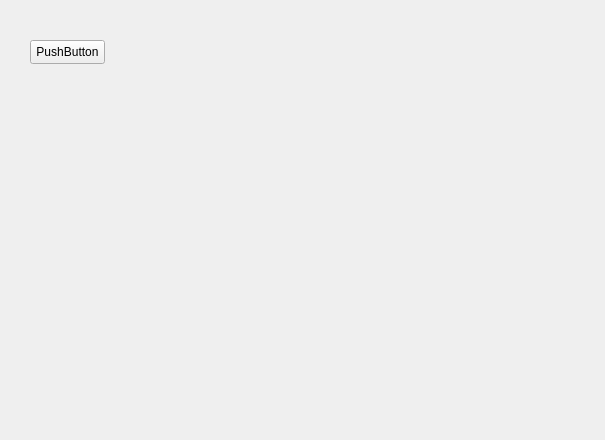
<?xml version="1.0" encoding="UTF-8"?>
<ui version="4.0">
 <class>CardCounterPRO</class>
 <widget class="QWidget" name="CardCounterPRO">
  <property name="geometry">
   <rect>
    <x>0</x>
    <y>0</y>
    <width>605</width>
    <height>440</height>
   </rect>
  </property>
  <property name="windowTitle">
   <string>CardCounterPRO</string>
  </property>
  <widget class="QPushButton" name="pushButton">
   <property name="geometry">
    <rect>
     <x>30</x>
     <y>40</y>
     <width>75</width>
     <height>24</height>
    </rect>
   </property>
   <property name="text">
    <string>PushButton</string>
   </property>
  </widget>
 </widget>
 <layoutdefault spacing="6" margin="11"/>
 <resources/>
 <connections/>
</ui>
